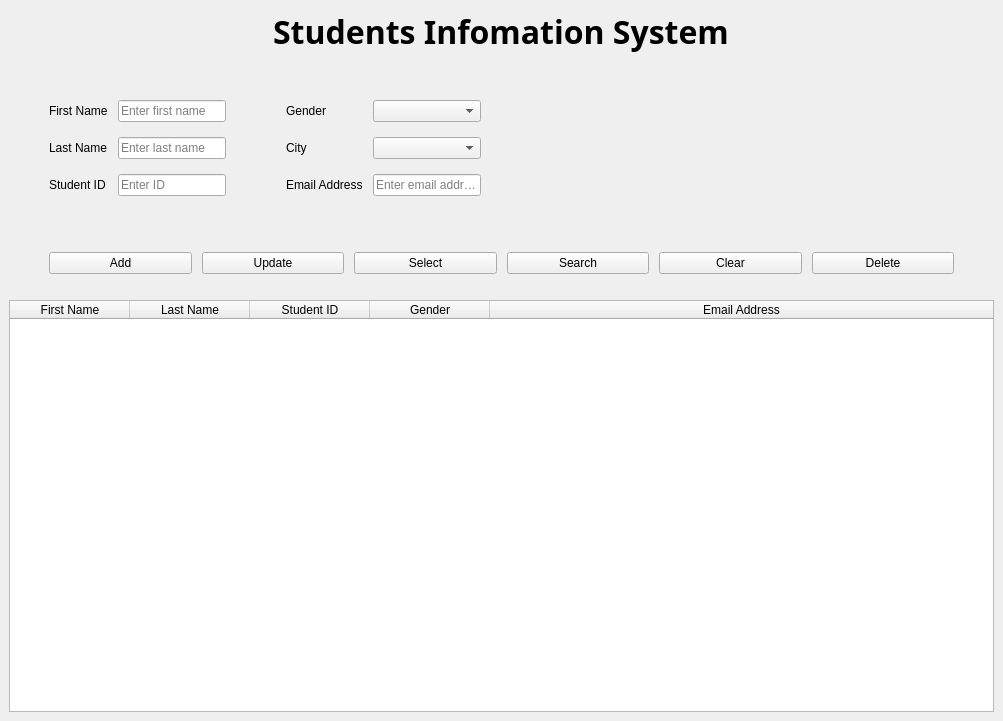
<?xml version="1.0" encoding="UTF-8"?>
<ui version="4.0">
 <class>MainWindow</class>
 <widget class="QMainWindow" name="MainWindow">
  <property name="geometry">
   <rect>
    <x>0</x>
    <y>0</y>
    <width>1003</width>
    <height>721</height>
   </rect>
  </property>
  <property name="windowTitle">
   <string>MainWindow</string>
  </property>
  <property name="styleSheet">
   <string notr="true">#info_frame {
	background_color: #fff;
	border: none;
	border-radius: 5px;
}</string>
  </property>
  <widget class="QWidget" name="Form">
   <property name="enabled">
    <bool>true</bool>
   </property>
   <property name="styleSheet">
    <string notr="true">#info_frame {
	background_color: #fff;
	border: none;
	border-radius: 5px;
}</string>
   </property>
   <layout class="QGridLayout" name="gridLayout_5">
    <item row="0" column="0" alignment="Qt::AlignHCenter|Qt::AlignVCenter">
     <widget class="QLabel" name="title_label">
      <property name="font">
       <font>
        <family>Bahnschrift Light SemiCondensed</family>
        <pointsize>24</pointsize>
        <weight>75</weight>
        <bold>true</bold>
       </font>
      </property>
      <property name="styleSheet">
       <string notr="true">#title_label {
	background_color: #fff;
}</string>
      </property>
      <property name="text">
       <string>Students Infomation System</string>
      </property>
      <property name="alignment">
       <set>Qt::AlignCenter</set>
      </property>
     </widget>
    </item>
    <item row="3" column="0">
     <widget class="QTableWidget" name="tableWidget">
      <property name="font">
       <font>
        <family>Bahnschrift</family>
        <pointsize>9</pointsize>
       </font>
      </property>
      <property name="focusPolicy">
       <enum>Qt::NoFocus</enum>
      </property>
      <property name="showGrid">
       <bool>false</bool>
      </property>
      <attribute name="horizontalHeaderDefaultSectionSize">
       <number>120</number>
      </attribute>
      <attribute name="horizontalHeaderStretchLastSection">
       <bool>true</bool>
      </attribute>
      <column>
       <property name="text">
        <string>First Name</string>
       </property>
      </column>
      <column>
       <property name="text">
        <string>Last Name</string>
       </property>
      </column>
      <column>
       <property name="text">
        <string>Student ID</string>
       </property>
      </column>
      <column>
       <property name="text">
        <string>Gender</string>
       </property>
      </column>
      <column>
       <property name="text">
        <string>Email Address</string>
       </property>
      </column>
     </widget>
    </item>
    <item row="2" column="0">
     <widget class="QFrame" name="icons_frame">
      <property name="styleSheet">
       <string notr="true">#info_frame {
	background_color: #fff;
	border: none;
	border-radius: 5px;
}</string>
      </property>
      <layout class="QGridLayout" name="gridLayout_4">
       <property name="leftMargin">
        <number>40</number>
       </property>
       <property name="topMargin">
        <number>20</number>
       </property>
       <property name="rightMargin">
        <number>40</number>
       </property>
       <property name="bottomMargin">
        <number>20</number>
       </property>
       <property name="spacing">
        <number>10</number>
       </property>
       <item row="0" column="0">
        <widget class="QPushButton" name="addBtn">
         <property name="text">
          <string>Add</string>
         </property>
         <property name="icon">
          <iconset>
           <normaloff>icons/add.svg</normaloff>icons/add.svg</iconset>
         </property>
        </widget>
       </item>
       <item row="0" column="1">
        <widget class="QPushButton" name="updateBtn">
         <property name="text">
          <string>Update</string>
         </property>
         <property name="icon">
          <iconset>
           <normaloff>icons/update.svg</normaloff>icons/update.svg</iconset>
         </property>
        </widget>
       </item>
       <item row="0" column="2">
        <widget class="QPushButton" name="selectBtn">
         <property name="text">
          <string>Select</string>
         </property>
         <property name="icon">
          <iconset>
           <normaloff>icons/select.svg</normaloff>icons/select.svg</iconset>
         </property>
        </widget>
       </item>
       <item row="0" column="3">
        <widget class="QPushButton" name="searchBtn">
         <property name="text">
          <string>Search</string>
         </property>
         <property name="icon">
          <iconset>
           <normaloff>icons/search.svg</normaloff>icons/search.svg</iconset>
         </property>
        </widget>
       </item>
       <item row="0" column="4">
        <widget class="QPushButton" name="clearBtn">
         <property name="text">
          <string>Clear</string>
         </property>
         <property name="icon">
          <iconset>
           <normaloff>icons/clear.svg</normaloff>icons/clear.svg</iconset>
         </property>
        </widget>
       </item>
       <item row="0" column="5">
        <widget class="QPushButton" name="deleteBtn">
         <property name="text">
          <string>Delete</string>
         </property>
         <property name="icon">
          <iconset>
           <normaloff>icons/delete.svg</normaloff>icons/delete.svg</iconset>
         </property>
        </widget>
       </item>
      </layout>
     </widget>
    </item>
    <item row="1" column="0">
     <widget class="QFrame" name="info_frame">
      <property name="font">
       <font>
        <family>Bahnschrift</family>
       </font>
      </property>
      <property name="styleSheet">
       <string notr="true">#info_frame #gridLayout {
	background_color: #fff;
	border: none;
	border-radius: 5px;
}</string>
      </property>
      <layout class="QGridLayout" name="gridLayout_3">
       <property name="sizeConstraint">
        <enum>QLayout::SetFixedSize</enum>
       </property>
       <property name="leftMargin">
        <number>40</number>
       </property>
       <property name="topMargin">
        <number>40</number>
       </property>
       <property name="rightMargin">
        <number>40</number>
       </property>
       <property name="bottomMargin">
        <number>30</number>
       </property>
       <property name="horizontalSpacing">
        <number>60</number>
       </property>
       <property name="verticalSpacing">
        <number>15</number>
       </property>
       <item row="0" column="0">
        <layout class="QGridLayout" name="gridLayout">
         <property name="horizontalSpacing">
          <number>10</number>
         </property>
         <property name="verticalSpacing">
          <number>15</number>
         </property>
         <item row="0" column="0">
          <widget class="QLabel" name="first_name_label">
           <property name="text">
            <string>First Name</string>
           </property>
          </widget>
         </item>
         <item row="2" column="1">
          <widget class="QLineEdit" name="studentID">
           <property name="placeholderText">
            <string>Enter ID</string>
           </property>
          </widget>
         </item>
         <item row="1" column="0">
          <widget class="QLabel" name="last_name_label">
           <property name="text">
            <string>Last Name</string>
           </property>
          </widget>
         </item>
         <item row="2" column="0">
          <widget class="QLabel" name="id_label">
           <property name="text">
            <string>Student ID</string>
           </property>
          </widget>
         </item>
         <item row="0" column="1">
          <widget class="QLineEdit" name="firstName">
           <property name="alignment">
            <set>Qt::AlignLeading|Qt::AlignLeft|Qt::AlignVCenter</set>
           </property>
           <property name="placeholderText">
            <string>Enter first name</string>
           </property>
          </widget>
         </item>
         <item row="1" column="1">
          <widget class="QLineEdit" name="lastName">
           <property name="placeholderText">
            <string>Enter last name</string>
           </property>
          </widget>
         </item>
        </layout>
       </item>
       <item row="0" column="1">
        <layout class="QGridLayout" name="gridLayout_2">
         <property name="horizontalSpacing">
          <number>10</number>
         </property>
         <property name="verticalSpacing">
          <number>15</number>
         </property>
         <item row="0" column="0">
          <widget class="QLabel" name="gender_label">
           <property name="text">
            <string>Gender</string>
           </property>
          </widget>
         </item>
         <item row="0" column="1">
          <widget class="QComboBox" name="gender"/>
         </item>
         <item row="1" column="0">
          <widget class="QLabel" name="city_label">
           <property name="text">
            <string>City</string>
           </property>
          </widget>
         </item>
         <item row="1" column="1">
          <widget class="QComboBox" name="city"/>
         </item>
         <item row="2" column="0">
          <widget class="QLabel" name="email_label">
           <property name="text">
            <string>Email Address</string>
           </property>
          </widget>
         </item>
         <item row="2" column="1">
          <widget class="QLineEdit" name="email">
           <property name="placeholderText">
            <string>Enter email address</string>
           </property>
          </widget>
         </item>
        </layout>
       </item>
      </layout>
     </widget>
    </item>
   </layout>
  </widget>
 </widget>
 <resources/>
 <connections/>
</ui>
